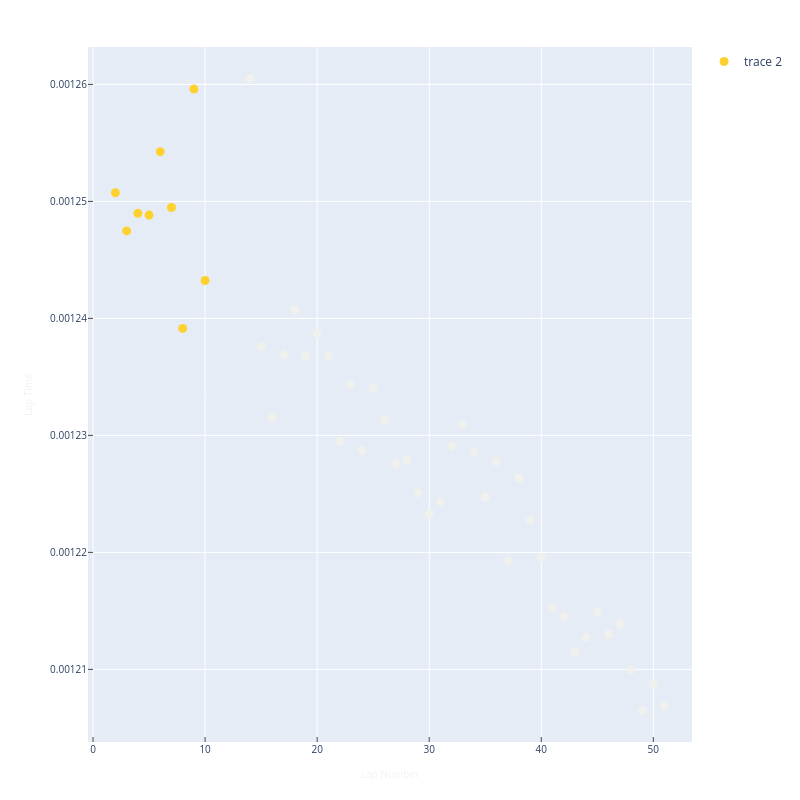

The cell this chart's notebook holds for it:
### Code cell
#conveerting from matplotlib to plotly
from plotly.tools import mpl_to_plotly
import plotly.graph_objects as go

plotly_fig = mpl_to_plotly(fig)
import plotly.io as pio
pio.show(plotly_fig)

### Figure 1 — Plotly figure (JSON) as saved in the notebook; plotly's stock layout.template omitted (floating-point values rounded to 4 significant figures)
{"data": [{"marker": {"color": "#FFD12E", "line": {"color": "#FFFFFF", "width": 0}, "opacity": 1, "size": 8.944, "symbol": "circle"}, "mode": "markers", "name": "MEDIUM", "type": "scatter", "x": [], "xaxis": "x", "y": [], "yaxis": "y"}, {"marker": {"color": "#F0F0EC", "line": {"color": "#FFFFFF", "width": 0}, "opacity": 1, "size": 8.944, "symbol": "circle"}, "mode": "markers", "name": "HARD", "type": "scatter", "x": [], "xaxis": "x", "y": [], "yaxis": "y"}, {"marker": {"color": ["rgba(255,209,46,1.0)", "rgba(255,209,46,1.0)", "rgba(255,209,46,1.0)", "rgba(255,209,46,1.0)", "rgba(255,209,46,1.0)", "rgba(255,209,46,1.0)", "rgba(255,209,46,1.0)", "rgba(255,209,46,1.0)", "rgba(255,209,46,1.0)", "rgba(240,240,236,1.0)", "rgba(240,240,236,1.0)", "rgba(240,240,236,1.0)", "rgba(240,240,236,1.0)", "rgba(240,240,236,1.0)", "rgba(240,240,236,1.0)", "rgba(240,240,236,1.0)", "rgba(240,240,236,1.0)", "rgba(240,240,236,1.0)", "rgba(240,240,236,1.0)", "rgba(240,240,236,1.0)", "rgba(240,240,236,1.0)", "rgba(240,240,236,1.0)", "rgba(240,240,236,1.0)", "rgba(240,240,236,1.0)", "rgba(240,240,236,1.0)", "rgba(240,240,236,1.0)", "rgba(240,240,236,1.0)", "rgba(240,240,236,1.0)", "rgba(240,240,236,1.0)", "rgba(240,240,236,1.0)", "rgba(240,240,236,1.0)", "rgba(240,240,236,1.0)", "rgba(240,240,236,1.0)", "rgba(240,240,236,1.0)", "rgba(240,240,236,1.0)", "rgba(240,240,236,1.0)", "rgba(240,240,236,1.0)", "rgba(240,240,236,1.0)", "rgba(240,240,236,1.0)", "rgba(240,240,236,1.0)", "rgba(240,240,236,1.0)", "rgba(240,240,236,1.0)", "rgba(240,240,236,1.0)", "rgba(240,240,236,1.0)", "rgba(240,240,236,1.0)", "rgba(240,240,236,1.0)", "rgba(240,240,236,1.0)"], "line": {"color": "rgba(255,255,255,1.0)", "width": 0}, "size": 8.944, "symbol": "circle"}, "mode": "markers", "type": "scatter", "x": [2, 3, 4, 5, 6, 7, 8, 9, 10, 14, 15, 16, 17, 18, 19, 20, 21, 22, 23, 24, 25, 26, 27, 28, 29, 30, 31, 32, 33, 34, 35, 36, 37, 38, 39, 40, 41, 42, 43, 44, 45, 46, 47, 48, 49, 50, 51], "xaxis": "x", "y": [0.001251, 0.001247, 0.001249, 0.001249, 0.001254, 0.001249, 0.001239, 0.00126, 0.001243, 0.00126, 0.001238, 0.001232, 0.001237, 0.001241, 0.001237, 0.001239, 0.001237, 0.00123, 0.001234, 0.001229, 0.001234, 0.001231, 0.001228, 0.001228, 0.001225, 0.001223, 0.001224, 0.001229, 0.001231, 0.001229, 0.001225, 0.001228, 0.001219, 0.001226, 0.001223, 0.00122, 0.001215, 0.001215, 0.001211, 0.001213, 0.001215, 0.001213, 0.001214, 0.00121, 0.001206, 0.001209, 0.001207], "yaxis": "y"}], "layout": {"autosize": false, "height": 800, "hovermode": "closest", "margin": {"b": 58, "l": 88, "pad": 0, "r": 15, "t": 47}, "showlegend": true, "width": 800, "xaxis": {"anchor": "y", "domain": [0, 1], "mirror": false, "nticks": 8, "range": [-0.45, 53.45], "showgrid": true, "showline": false, "side": "bottom", "tickfont": {"size": 10}, "ticks": "inside", "title": {"font": {"color": "#F1F2F3", "size": 10}, "text": "Lap Number"}, "type": "linear", "zeroline": false}, "yaxis": {"anchor": "x", "domain": [0, 1], "mirror": false, "nticks": 7, "range": [0.001204, 0.001263], "showgrid": true, "showline": false, "side": "left", "tickfont": {"size": 10}, "ticks": "inside", "title": {"font": {"color": "#F1F2F3", "size": 10}, "text": "Lap Time"}, "type": "linear", "zeroline": false}}}
